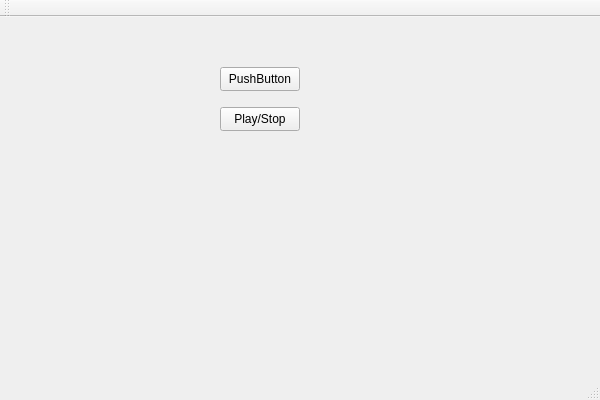
<?xml version="1.0" encoding="UTF-8"?>
<ui version="4.0">
 <class>MainWindowClass</class>
 <widget class="QMainWindow" name="MainWindowClass">
  <property name="geometry">
   <rect>
    <x>0</x>
    <y>0</y>
    <width>600</width>
    <height>400</height>
   </rect>
  </property>
  <property name="windowTitle">
   <string>MainWindow</string>
  </property>
  <widget class="QWidget" name="centralWidget">
   <widget class="QPushButton" name="playButton">
    <property name="geometry">
     <rect>
      <x>220</x>
      <y>90</y>
      <width>80</width>
      <height>24</height>
     </rect>
    </property>
    <property name="text">
     <string>Play/Stop</string>
    </property>
   </widget>
   <widget class="QPushButton" name="pushButton">
    <property name="geometry">
     <rect>
      <x>220</x>
      <y>50</y>
      <width>80</width>
      <height>24</height>
     </rect>
    </property>
    <property name="text">
     <string>PushButton</string>
    </property>
   </widget>
  </widget>
  <widget class="QMenuBar" name="menuBar">
   <property name="geometry">
    <rect>
     <x>0</x>
     <y>0</y>
     <width>600</width>
     <height>21</height>
    </rect>
   </property>
  </widget>
  <widget class="QToolBar" name="mainToolBar">
   <attribute name="toolBarArea">
    <enum>TopToolBarArea</enum>
   </attribute>
   <attribute name="toolBarBreak">
    <bool>false</bool>
   </attribute>
  </widget>
  <widget class="QStatusBar" name="statusBar"/>
 </widget>
 <layoutdefault spacing="6" margin="11"/>
 <resources/>
 <connections/>
</ui>
